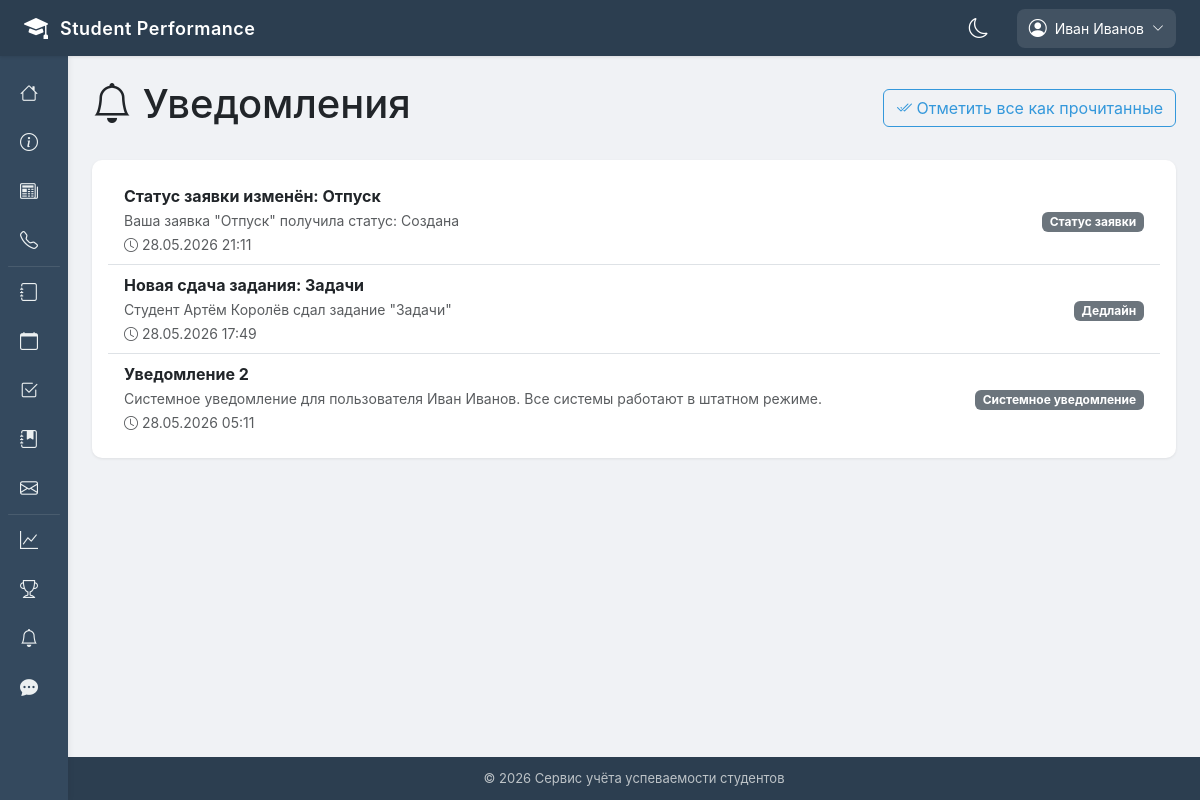
Screenshot of /notifications/ (signed in) with the database file from the repository.
### apps/accounts/models.py (models this page shows, shortened)
class User(AbstractUser):
    ROLE_CHOICES = [
        ('admin', 'Администратор'),
        ('teacher', 'Преподаватель'),
        ('student', 'Студент'),
        ('headman', 'Староста'),
        ('curator', 'Куратор'),
    ]
    role = models.CharField(max_length=20, choices=ROLE_CHOICES, default='student', verbose_name='Роль')
    phone_number = models.CharField(
        max_length=20,
        blank=True,
        null=True,
        validators=[RegexValidator(r'^\+375 \(\d{2}\) \d{3}-\d{2}-\d{2}$')],
        verbose_name='Номер телефона'
    )
    avatar = models.ImageField(upload_to='avatars/', blank=True, null=True, verbose_name='Аватар')
    date_of_birth = models.DateField(blank=True, null=True, verbose_name='Дата рождения')
    address = models.TextField(blank=True, null=True, verbose_name='Адрес')
    class Meta:
        verbose_name = 'Пользователь'
        verbose_name_plural = 'Пользователи'
        ordering = ['last_name', 'first_name']

class Notification(models.Model):
    NOTIFICATION_TYPES = [
        ('grade', 'Новая оценка'),
        ('attendance', 'Посещаемость'),
        ('schedule', 'Изменение расписания'),
        ('deadline', 'Дедлайн'),
        ('request', 'Статус заявки'),
        ('message', 'Новое сообщение'),
        ('system', 'Системное уведомление'),
    ]
    user = models.ForeignKey('User', on_delete=models.CASCADE, related_name='notifications', verbose_name='Пользователь')
    notification_type = models.CharField(max_length=20, choices=NOTIFICATION_TYPES, verbose_name='Тип')
    title = models.CharField(max_length=200, verbose_name='Заголовок')
    message = models.TextField(verbose_name='Сообщение')
    link = models.CharField(max_length=500, blank=True, null=True, verbose_name='Ссылка')
    is_read = models.BooleanField(default=False, verbose_name='Прочитано')
    created_at = models.DateTimeField(auto_now_add=True, verbose_name='Дата создания')
    class Meta:
        verbose_name = 'Уведомление'
        verbose_name_plural = 'Уведомления'
        ordering = ['-created_at']

### apps/notifications/views.py (the view)
# urls.py: path('notifications/', views.notifications_list, name='notifications_list'),
@login_required
def notifications_list(request):
    notifications = Notification.objects.filter(user=request.user).order_by('-created_at')
    paginator = Paginator(notifications, 20)
    page_number = request.GET.get('page')
    page_obj = paginator.get_page(page_number)
    context = {
        'notifications': page_obj,
        'unread_count': notifications.filter(is_read=False).count(),
    }
    return render(request, 'notifications/list.html', context)

### apps/chat/context_processors.py (called while the page is built)
def chat_unread_count(request):
    if request.user.is_authenticated:
        rooms = ChatRoom.objects.filter(participants=request.user)
        unread_count = 0
        for room in rooms:
            unread_count += room.messages.filter(is_read=False).exclude(sender=request.user).count()
        return {'chat_unread_count': unread_count}
    return {'chat_unread_count': 0}

### apps/core/context_processors.py (called while the page is built)
def notifications_processor(request):
    unread_count = 0
    if request.user.is_authenticated:
        unread_count = Notification.objects.filter(user=request.user, is_read=False).count()
    return {'unread_count': unread_count}

### templates/notifications/list.html (shortened to what this page needs)
{% extends 'base.html' %}
{% load custom_filters %}
{% block content %}
<div class="row">
    <div class="col-12">
        <div class="d-flex justify-content-between align-items-center mb-4">
            <h1><i class="bi bi-bell"></i> Уведомления</h1>
            {% if notifications %}
                <a href="{% url 'mark_all_read' %}" class="btn btn-outline-primary">
                    <i class="bi bi-check2-all"></i> Отметить все как прочитанные
                </a>
            {% endif %}
        </div>
    </div>
</div>
<div class="row">
    <div class="col-12">
        <div class="card">
            <div class="card-body">
                {% if notifications %}
                    <div class="list-group list-group-flush">
                        {% for notification in notifications %}
                            <a href="{% url 'notification_detail' notification.id %}"
                               class="list-group-item list-group-item-action {% if not notification.is_read %}bg-light border-start border-primary border-3{% endif %}">
                                <div class="d-flex justify-content-between align-items-center">
                                    <div class="flex-grow-1">
                                        <div class="d-flex align-items-center">
                                            <strong>{{ notification.title }}</strong>
                                        </div>
                                        <small class="text-muted">{{ notification.message|truncatechars:100 }}</small>
                                        <br>
                                        <small class="text-muted">
                                            <i class="bi bi-clock"></i> {{ notification.created_at|date:"d.m.Y H:i" }}
                                        </small>
                                    </div>
                                    <div class="ms-3">
                                        <span class="badge bg-secondary">{{ notification.get_notification_type_display }}</span>
                                    </div>
                                </div>
                            </a>
                        {% endfor %}
                    </div>
                {% else %}
                    <div class="text-center py-5">
                        <i class="bi bi-bell-slash fs-1 text-muted"></i>
                        <p class="mt-3">У вас нет уведомлений</p>
                    </div>
                {% endif %}
            </div>
        </div>
    </div>
</div>
{% endblock %}

### templates/base.html (shortened to what this page needs)
<!DOCTYPE html>
<html lang="ru">
<head>
    <link href="https://cdn.jsdelivr.net/npm/bootstrap@5.3.0/dist/css/bootstrap.min.css" rel="stylesheet">
    <link rel="stylesheet" href="https://cdn.jsdelivr.net/npm/bootstrap-icons@1.11.0/font/bootstrap-icons.css">
</head>
<body>
    <div class="top-header">
        <div class="logo-area">
            <a href="{% url 'home' %}" style="text-decoration: none; color: white; display: flex; align-items: center; gap: 12px;">
                <i class="bi bi-mortarboard-fill"></i>
                <span>Student Performance</span>
            </a>
        </div>
        <div class="header-right">
            <div class="theme-toggle-header" onclick="toggleDarkMode()">
                <i id="themeIcon" class="bi bi-moon"></i>
            </div>
            {% if user.is_authenticated %}
                <div class="user-menu">
                    <div class="user-btn">
                        <i class="bi bi-person-circle"></i>
                        <span>{{ user.get_full_name|default:user.username|truncatechars:20 }}</span>
                        <i class="bi bi-chevron-down" style="font-size: 12px;"></i>
                    </div>
                </div>
            {% endif %}
        </div>
    </div>
    <div class="sidebar">
        <ul class="nav-links">
            <li>
                <a href="{% url 'home' %}">
                    <i class="bi bi-house"></i>
                </a>
            </li>
            <li>
                <a href="{% url 'about' %}">
                    <i class="bi bi-info-circle"></i>
                </a>
            </li>
            <li>
                <a href="{% url 'news_list' %}">
                    <i class="bi bi-newspaper"></i>
                </a>
            </li>
            <li>
                <a href="{% url 'contacts' %}">
                    <i class="bi bi-telephone"></i>
                </a>
            </li>
            {% if user.is_authenticated %}
                <li class="sidebar-divider"></li>
                {% if user.role == 'student' or user.role == 'headman' %}
                    <li>
                        <a href="{% url 'gradebook_view' %}">
                            <i class="bi bi-journal"></i>
                            <span>Зачётка</span>
                        </a>
                    </li>
                    <li>
                        <a href="{% url 'student_statistics' %}">
                            <i class="bi bi-graph-up"></i>
                            <span>Статистика</span>
                        </a>
                    </li>
                    <li>
                        <a href="{% url 'schedule_view' %}">
                            <i class="bi bi-calendar"></i>
                            <span>Расписание</span>
                        </a>
                    </li>
                    <li>
                        <a href="{% url 'student_attendance' %}">
                            <i class="bi bi-calendar-check"></i>
                            <span>Посещаемость</span>
                        </a>
                    </li>
                    <li>
                        <a href="{% url 'assignments_list' %}">
                            <i class="bi bi-journal-bookmark-fill"></i>
                            <span>Задания</span>
                        </a>
                    </li>
                    <li>
                        <a href="{% url 'requests_list' %}">
                            <i class="bi bi-envelope"></i>
                            <span>Заявки</span>
                        </a>
                    </li>
                    <li>
                        <a href="{% url 'group_list' %}">
                            <i class="bi bi-people-fill"></i>
                            <span>Моя группа</span>
                        </a>
                    </li>
                    <li>
                        <a href="{% url 'penalties_list' %}">
                            <i class="bi bi-exclamation-triangle-fill"></i>
                            <span>Взыскания</span>
                        </a>
                    </li>
                    <li>
                        <a href="{% url 'student_announcements' %}">
                            <i class="bi bi-megaphone-fill"></i>
                            <span>Объявления</span>
                        </a>
                    </li>
                {% elif user.role == 'teacher' %}
                    <li>
                        <a href="{% url 'teacher_gradebook' %}">
                            <i class="bi bi-journal"></i>
                        </a>
                    </li>
                    <li>
                        <a href="{% url 'schedule_view' %}">
                            <i class="bi bi-calendar"></i>
                        </a>
                    </li>
                    <li>
                        <a href="{% url 'teacher_attendance' %}">
                            <i class="bi bi-check2-square"></i>
                        </a>
                    </li>
                    <li>
                        <a href="{% url 'teacher_assignments' %}">
                            <i class="bi bi-journal-bookmark-fill"></i>
                        </a>
                    </li>
                    <li>
                        <a href="{% url 'requests_list' %}">
                            <i class="bi bi-envelope"></i>
                        </a>
                    </li>
                {% endif %}
                <li class="sidebar-divider"></li>
                {% if user.role == 'student' or user.role == 'headman' or user.is_superuser or user.role == 'teacher'%}
                    <li>
                    <a href="{% url 'analytics_dashboard' %}">
                        <i class="bi bi-graph-up"></i>
                    </a>
                    </li>
                {% endif %}
                <li>
                    <a href="{% url 'rating_list' %}">
                        <i class="bi bi-trophy"></i>
                    </a>
                </li>
                <li>
                    <a href="{% url 'notifications_list' %}">
                        <i class="bi bi-bell"></i>
                    </a>
                </li>
                <li>
                    <a href="{% url 'chat_list' %}">
                        <i class="bi bi-chat-dots-fill"></i>
                    </a>
                </li>
            {% endif %}
        </ul>
    </div>
    <div class="main-content">
        <div class="content-wrapper">
            {% block content %}{% endblock %}
        </div>
        <footer>
            <div class="container">
                <p class="mb-0">&copy; 2026 Сервис учёта успеваемости студентов</p>
            </div>
        </footer>
    </div>
</body>
</html>

### templates/base.html (style rules this page uses)
* { margin: 0; padding: 0; box-sizing: border-box; }
html, body { height: 100%; min-height: 100vh; }
body { display: flex; min-height: 100vh; background-color: #f0f2f5; font-family: -apple-system, BlinkMacSystemFont, 'Segoe UI', Roboto, 'Helvetica Neue', Arial, sans-serif; }
.top-header { position: fixed; top: 0; left: 0; right: 0; height: 56px; background: #2c3e50; color: white; display: flex; align-items: center; justify-content: space-between; padding: 0 24px; z-index: 1001; box-shadow: 0 1px 3px rgba(0,0,0,0.1); }
.logo-area { display: flex; align-items: center; gap: 12px; }
.logo-area i { font-size: 24px; }
.logo-area span { font-size: 18px; font-weight: 600; letter-spacing: 0.5px; }
.header-right { display: flex; align-items: center; gap: 20px; }
.theme-toggle-header { cursor: pointer; background: none; border: none; padding: 8px; border-radius: 8px; transition: background 0.2s; display: flex; align-items: center; justify-content: center; }
.theme-toggle-header i { font-size: 20px; color: white; }
.user-menu { position: relative; }
.user-btn { cursor: pointer; display: flex; align-items: center; gap: 8px; background: rgba(255,255,255,0.1); border-radius: 8px; padding: 6px 12px; transition: background 0.2s; }
.user-btn i:first-child { font-size: 18px; }
.user-btn span { font-size: 14px; }
.sidebar { position: fixed; left: 0; top: 56px; height: calc(100vh - 56px); width: 68px; background: #34495e; transition: width 0.25s ease; z-index: 1000; overflow-x: hidden; overflow-y: auto; box-shadow: 2px 0 5px rgba(0,0,0,0.05); }
.sidebar .nav-links { list-style: none; padding: 12px 0; }
.sidebar .nav-links li { margin: 2px 8px; border-radius: 8px; }
.sidebar .nav-links li a { color: #ecf0f1; text-decoration: none; display: flex; align-items: center; gap: 14px; white-space: nowrap; padding: 10px 12px; border-radius: 8px; font-size: 13px; font-weight: 500; }
.sidebar .nav-links li a i { font-size: 18px; min-width: 24px; }
.sidebar-divider { height: 1px; background: rgba(255,255,255,0.1); margin: 12px 8px; }
.main-content { margin-left: 68px; margin-top: 56px; transition: margin-left 0.25s ease; flex: 1; display: flex; flex-direction: column; min-height: calc(100vh - 56px); background-color: #f0f2f5; }
.content-wrapper { flex: 1; padding: 24px; background-color: #f0f2f5; }
.card { border: none; border-radius: 10px; box-shadow: 0 1px 3px rgba(0,0,0,0.08); transition: box-shadow 0.2s; background-color: white; }
.btn-outline-primary { border: 1px solid #3498db; color: #3498db; background: transparent; }
footer { background-color: #2c3e50; color: #bdc3c7; padding: 12px 0; text-align: center; font-size: 13px; }

### rows the page displays
User: get_full_name "Иван Иванов"
Notification: title "Статус заявки изменён: Отпуск", message "Ваша заявка \"Отпуск\" получила статус: Создана", created_at "28.05.2026 21:11", notification_type "Статус заявки"
Notification: title "Новая сдача задания: Задачи", message "Студент Артём Королёв сдал задание \"Задачи\"", created_at "28.05.2026 17:49", notification_type "Дедлайн"
Notification: title "Уведомление 2", message "Системное уведомление для пользователя Иван Иванов. Все системы работают в штатном режиме.", created_at "28.05.2026 05:11", notification_type "Системное уведомление"
